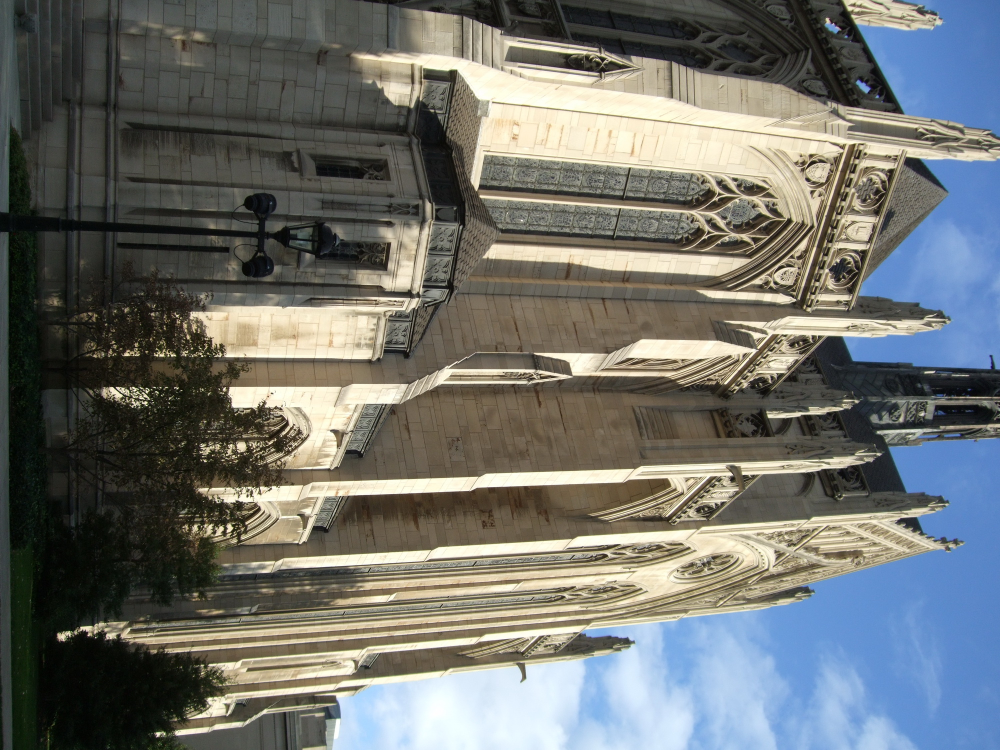
//> input picture SFMLibTest/SFMLibTest/CH02.JPG, 2000 x 1500 px, given in place of img1.JPG, which was not available (shown at 1/2 size)
$ ./main   (built with g++ and OpenCV 4, older OpenCV classes emulated)
//> lines starting //> are read from the running program, lines starting //| are printed output that depends on the picture; pictures that were not available may be replaced by others from this repository, and a replacement may not be noted
//
//  main.cpp
//  image_homography
//
//  Created by Yuyin Sun on 15-11-23.
//  Copyright (c) 2015年 Yuyin Sun. All rights reserved.
//

#include <iostream>
#include <limits>
#include <opencv2/core/core.hpp>
#include <opencv2/features2d/features2d.hpp>
#include <opencv2/highgui/highgui.hpp>
#include <opencv2/calib3d/calib3d.hpp>
#include <opencv2/nonfree/nonfree.hpp>
#include <opencv2/imgproc/imgproc.hpp>

using namespace cv;
using namespace std;


void call_existing_code() {
    Mat image1= imread( "/Users/sunyuyin/Desktop/img_stiching/img1.JPG" );
//> image1 is the input picture: 1500 rows x 2000 cols, CV_8UC3; mean B, G, R 109.8, 113.3, 110.8
    Mat image2= imread( "/Users/sunyuyin/Desktop/img_stiching/img2.JPG" );
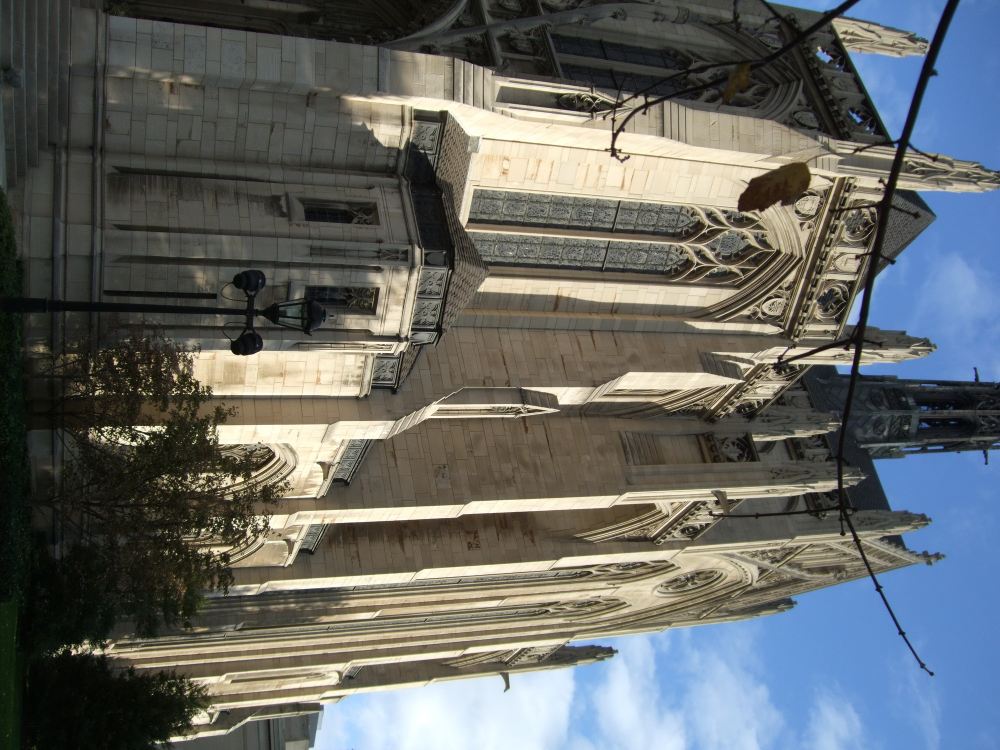
//> input picture SFMLibTest/SFMLibTest/CH03.JPG, 2000 x 1500 px, given in place of img2.JPG, which was not available (shown at 1/2 size)
//> image2 is the input picture: 1500 rows x 2000 cols, CV_8UC3; mean B, G, R 101.9, 103.5, 100.3
    Mat gray_image1;
    Mat gray_image2;
    // Convert to Grayscale
    cvtColor( image1, gray_image1, CV_RGB2GRAY );
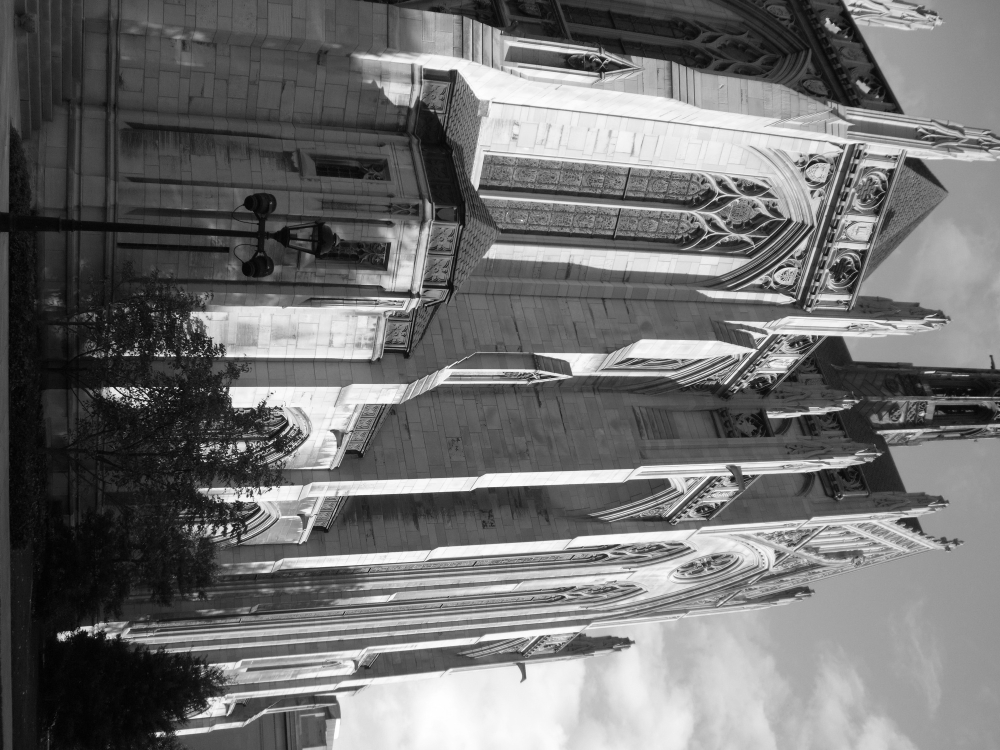
//> gray_image1: 1500 rows x 2000 cols, CV_8UC1 (shown at 1/2 size); min 0, max 255, mean 112
    cvtColor( image2, gray_image2, CV_RGB2GRAY );
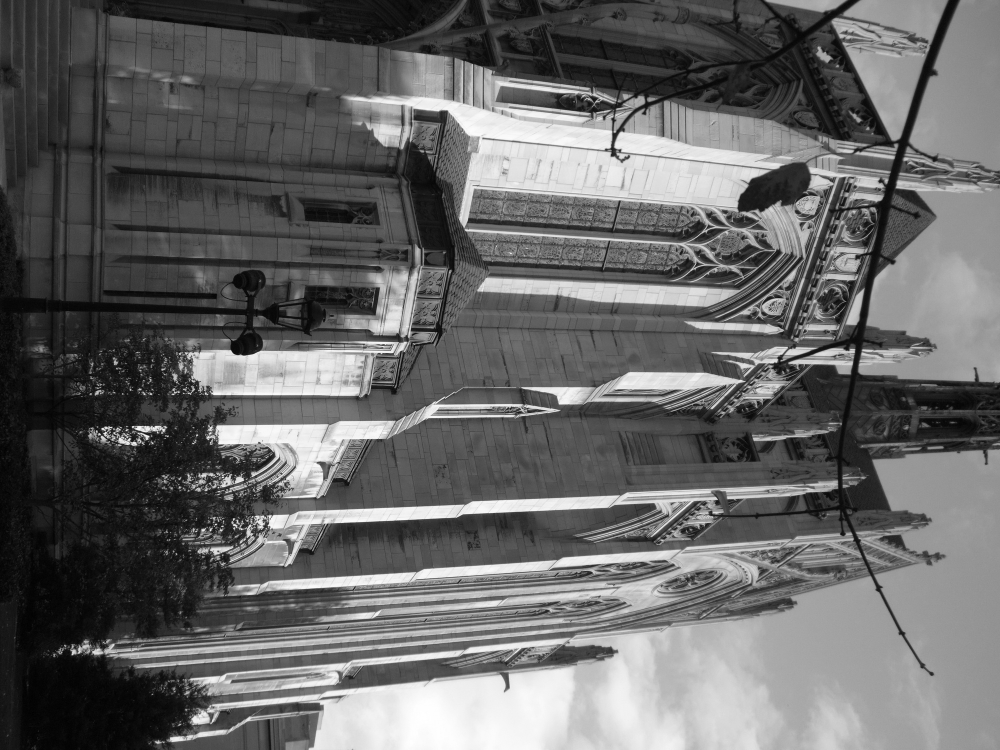
//> gray_image2: 1500 rows x 2000 cols, CV_8UC1 (shown at 1/2 size); min 0, max 255, mean 102.6

    imshow("first image",image2);
    imshow("second image",image1);

    if( !gray_image1.data || !gray_image2.data )
    { std::cout<< " --(!) Error reading images " << std::endl; return; }

    //-- Step 1: Detect the keypoints using SURF Detector
    int minHessian = 400;

//> (the run ends here: the program needs code that is not available in this run, at `SurfFeatureDetector detector( minHessian );`)
